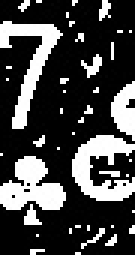
//> input picture templates/rank_7t.jpg, 45 x 85 px, given in place of the camera (shown 3 times larger)
$ ./main   (built with g++ and OpenCV 4)
//> lines starting //> are read from the running program, lines starting //| are printed output that depends on the picture; after the words box and inside, x2 and y2 are one past the last pixel; in counts of white or black regions, pixels touching at a corner belong together
#include <opencv2/opencv.hpp>
#include <vector>
#include <algorithm>
#include <iostream>
#include <chrono>

// Calculeaza IOU
float computeIoU(const cv::Rect& a, const cv::Rect& b) {
    cv::Rect intersection = a & b;
    if (intersection.area() == 0) return 0.f;
    float unionArea = (float)(a.area() + b.area() - intersection.area());
    return (float)intersection.area() / unionArea;
}

// Functie pentru a ordona punctele: [sus-stanga, sus-dreapta, jos-dreapta, jos-stanga]
void orderPoints(std::vector<cv::Point2f>& pts) {
    std::sort(pts.begin(), pts.end(), [](cv::Point2f a, cv::Point2f b) { return a.y < b.y; });

    std::vector<cv::Point2f> top = { pts[0], pts[1] };
    std::vector<cv::Point2f> bottom = { pts[2], pts[3] };

    std::sort(top.begin(), top.end(), [](cv::Point2f a, cv::Point2f b) { return a.x < b.x; });
    std::sort(bottom.begin(), bottom.end(), [](cv::Point2f a, cv::Point2f b) { return a.x < b.x; });

    pts = { top[0], top[1], bottom[0], bottom[1] };
}

int main() {
    cv::VideoCapture cap(0);
    if (!cap.isOpened()) return -1;

    // Ajustari camera
    cap.set(cv::CAP_PROP_BRIGHTNESS, 150);

    cv::Mat frame, cornerThresh;

    // Variabile pentru stabilizare intre frame-uri
     cv::Rect prevBoundingBox;
     double accumulatedTime = 0.0;
     auto lastSeenTime = std::chrono::steady_clock::now();
     bool isStable = false;
     bool timerRunning = false;
     const float IOU_THRESHOLD = 0.60f;
     const double STABLE_SECONDS = 3.0;
     const double PAUSE_TOLERANCE  = 0.5;
     const int WARP_W = 200, WARP_H = 300;

    while (true) {
        cap >> frame;
//> frame is the input picture: 85 rows x 45 cols, CV_8UC3; min 0, max 255, mean 69.1
        if (frame.empty()) break;

        bool cardDetected = false;

        // HSV mask
        cv::Mat hsv, whiteMask;
        cv::cvtColor(frame, hsv, cv::COLOR_BGR2HSV);
//> hsv: 85 rows x 45 cols, CV_8UC3; mean H, S, V 0, 0, 69.1

        // Filtru pentru alb
        cv::inRange(hsv,
            cv::Scalar(0,   0, 160),   // H_min, S_min, V_min
            cv::Scalar(180, 60, 255),  // H_max, S_max, V_max
            whiteMask);
//> whiteMask: 85 rows x 45 cols, CV_8UC1; 27% white; 42 white regions (36 under 20 px), largest, box (x1, y1, x2, y2) and area: (24, 45, 45, 67) 253, (0, 52, 22, 70) 242, (0, 7, 21, 43) 241, (37, 27, 45, 47) 102, (27, 18, 34, 26) 26, (8, 68, 14, 75) 23

        // Morfologie pentru a curata masca
        cv::Mat morphKernel = cv::getStructuringElement(cv::MORPH_RECT, cv::Size(5, 5));
        cv::morphologyEx(whiteMask, whiteMask, cv::MORPH_OPEN,  morphKernel); // elimina zgomot
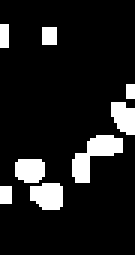
//> whiteMask: 85 rows x 45 cols, CV_8UC1 (shown 3 times larger); 11.6% white; 8 white regions (1 under 20 px), largest, box (x1, y1, x2, y2) and area: (24, 45, 41, 61) 129, (10, 61, 21, 70) 84, (5, 53, 15, 61) 71
        cv::morphologyEx(whiteMask, whiteMask, cv::MORPH_CLOSE, morphKernel); // umple gauri
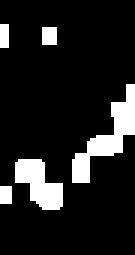
//> whiteMask: 85 rows x 45 cols, CV_8UC1 (shown 3 times larger); 12.5% white; 5 white regions

        // Gasirea contururilor pe masca alba
        std::vector<std::vector<cv::Point>> contours;
        cv::findContours(whiteMask, contours, cv::RETR_EXTERNAL, cv::CHAIN_APPROX_SIMPLE);
//> contours = 5 contours, 2 with area under 20; largest, box (x1, y1, x2, y2) and area: (24, 28, 45, 61) 185, (5, 53, 21, 70) 139, (14, 9, 19, 15) 20

        // Debug
        cv::imshow("Edges (Debug)", whiteMask);

        // Variabile pentru a retine cel mai bun contur gasit
        cv::RotatedRect bestRect;;
        double bestArea = 0.0;
        bool foundCard = false;

        for (const auto& contour : contours) {
            double area = cv::contourArea(contour);
            if (area < 8000) continue;

            cv::RotatedRect rRect = cv::minAreaRect(contour);
            float w = rRect.size.width;
            float h = rRect.size.height;
            if (w < 1 || h < 1) continue;

            // Normalizam astfel incat ratio > 1 intotdeauna
            float ratio = (w > h) ? w / h : h / w;

            if (ratio < 1.1f || ratio > 2.2f) continue;

            // Retinem cel mai mare candidat valid
            if (area > bestArea) {
                bestArea = area;
                bestRect = rRect;
                foundCard = true;
            }
        }
//> this loop made 5 passes
//> area on passes 2 to 3: 139, 185
//> (contour, area) on pass 4: (4 Points (x, y): [14, 9], [14, 14], [18, 14], [18, 9], 20)
//> after the loop, bestArea = 0; bestRect = centre (0, 0), size (0, 0), angle 0; foundCard = false

        // Procesam doar daca am gasit un candidat valid
        if (foundCard) {
            // Extragem cele 4 colturi ale dreptunghiului rotit
            cv::Point2f corners[4];
            bestRect.points(corners);

            // Construim bestCountour pentru drawContours
            std::vector<cv::Point> bestContour;
            for (auto& c : corners) bestContour.push_back(cv::Point((int)c.x, (int)c.y));

            cv::Rect boundingBox = cv::boundingRect(bestContour);

            auto now = std::chrono::steady_clock::now();
            float iou = prevBoundingBox.area() > 0 ? computeIoU(boundingBox, prevBoundingBox) : 0.f;

            if (iou >= IOU_THRESHOLD) {
                // Cartea e in aceeasi pozitie — acumulam timp
                if (timerRunning) {
                    double delta = std::chrono::duration<double>(now - lastSeenTime).count();
                    accumulatedTime += delta;
                }
                timerRunning = true;
                isStable     = (accumulatedTime >= STABLE_SECONDS);
            } else {
                // Carte noua / mutata semnificativ — reset complet
                accumulatedTime = 0.0;
                timerRunning = false;
                isStable = false;
            }
            prevBoundingBox = boundingBox;
            lastSeenTime = now;

            // Afisam progresul countdown-ului pe ecran
            double remaining = std::max(0.0, STABLE_SECONDS - accumulatedTime);
            std::string countdownText = isStable
                ? "GATA!"
                : "Stabilitate: " + std::to_string((int)std::ceil(remaining)) + "s";
            cv::Scalar textColor = isStable ? cv::Scalar(0, 255, 0) : cv::Scalar(0, 165, 255);
            cv::putText(frame, countdownText,
                cv::Point(boundingBox.x, boundingBox.y - 10),
                cv::FONT_HERSHEY_SIMPLEX, 0.7, textColor, 2);

            // Desenam conturul detectat pe imaginea principala
            cv::drawContours(frame, std::vector<std::vector<cv::Point>>{bestContour}, -1, textColor, 2);

            // Warp perspective
            std::vector<cv::Point2f> src(corners, corners + 4);
            orderPoints(src);

            std::vector<cv::Point2f> dst = {
                {0.f,           0.f          },
                {(float)WARP_W, 0.f          },
                {0.f,           (float)WARP_H},
                {(float)WARP_W, (float)WARP_H}
            };
            cv::Mat M = cv::getPerspectiveTransform(src, dst);
            cv::Mat warped;
            cv::warpPerspective(frame, warped, M, cv::Size(WARP_W, WARP_H));

            // Decupare colt pentru citire (proportional din dimensiunile warp-ului)
            int padX = (int)(WARP_W * 0.025);
            int padY = (int)(WARP_H * 0.017);
            int roiW = (int)(WARP_W * 0.225);
            int roiH = (int)(WARP_H * 0.283);
            cv::Rect roi(padX, padY, roiW, roiH);

            if (warped.cols >= padX + roiW && warped.rows >= padY + roiH) {
                cv::Mat cardCorner = warped(roi);
                cv::Mat cornerGray;
                cv::cvtColor(cardCorner, cornerGray, cv::COLOR_BGR2GRAY);
                cv::adaptiveThreshold(cornerGray, cornerThresh, 255,
                    cv::ADAPTIVE_THRESH_GAUSSIAN_C, cv::THRESH_BINARY_INV, 11, 2);

                cardDetected = true;

                cv::imshow("Corner Debug", cornerThresh);
            }

            cv::imshow("Cartea Scanata", warped);
        }

        // Daca nu s-a detectat nicio carte, pause timer in loc de reset
        if (!cardDetected) {
            auto now = std::chrono::steady_clock::now();
            double missingFor = std::chrono::duration<double>(now - lastSeenTime).count();
            if (missingFor > PAUSE_TOLERANCE) {
                // Cartea a disparut prea mult — reset complet
                prevBoundingBox = cv::Rect();
                accumulatedTime = 0.0;
                timerRunning    = false;
                isStable        = false;
            }
        }

        cv::imshow("Blackjack Vision", frame);

        // Salvare imagine
        int key = cv::waitKey(1);
//> the Esc key is pressed
        if (key == 's' || key == 'S') {
            if (cardDetected && isStable && !cornerThresh.empty()) {
                std::string rankName;
                std::cout << "Introduceti numele/rangul cartii: ";
                std::cin >> rankName;

                std::string fullPath = "D:/autoclicker/chestii/blackjack/templates/rank_" + rankName + ".jpg";
                cv::imwrite(fullPath, cornerThresh);
                std::cout << "Salvat: " << fullPath << std::endl;
            } else {
                std::cout << "Nicio carte detectata in frame-ul curent. Nu s-a salvat nimic." << std::endl;
            }
        } else if (key == 27) {
            break;
        }
    }
    return 0;
}
